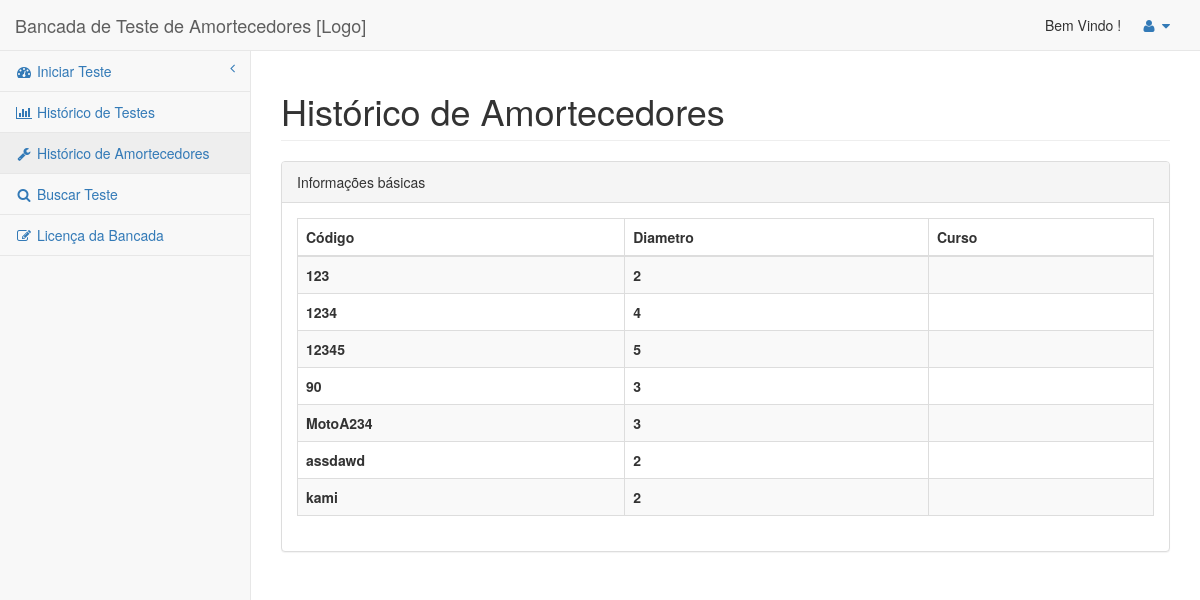
The page /amortecedorHistorico on the database as committed earlier.
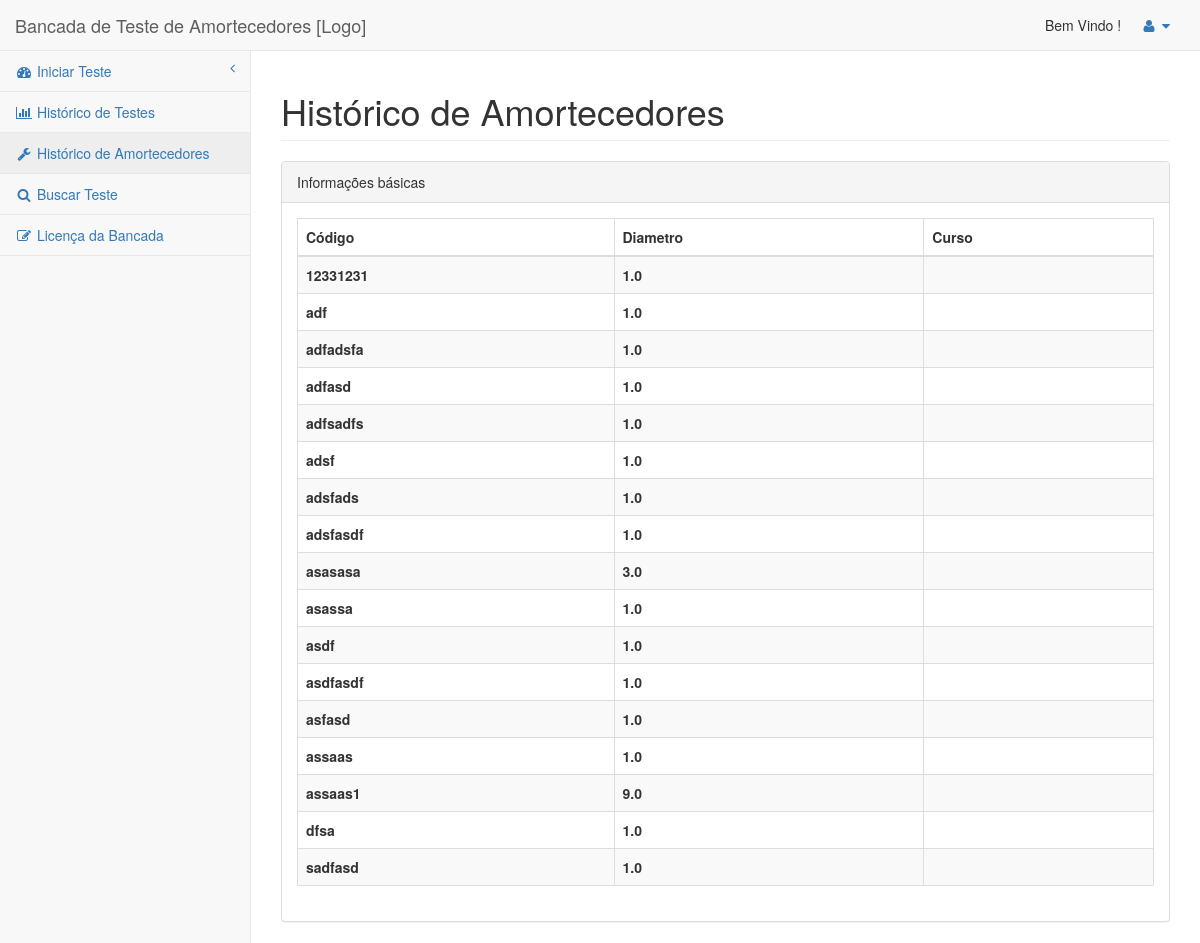
The same page on the database as committed later.
### app/models.py (models this page shows, shortened)
class Amortecedor (models.Model):
	amortecedor_codigo = models.CharField(max_length=45, primary_key=True, verbose_name='Código')
	amortecedor_diametro_externo = models.FloatField(verbose_name='Tamanho do Diâmetro Externo')

### app/views.py (the view)
# urls.py: url(r'^amortecedorHistorico', appviews.amortecedorHistorico, name='amortecedorHistorico'),
def amortecedorHistorico(request):
    page = 'app/historicoAmortecedor.html'
    lista_de_amortecedores = Amortecedor.objects.order_by('amortecedor_codigo')
    return render(request, page, {'lista_de_amortecedores': lista_de_amortecedores})

### app/templates/app/historicoAmortecedor.html (shortened to what this page needs)
{% extends "app/layout.html" %}
{% block content %}
<div class="row">
    <div class="col-lg-12">
        <h1 class="page-header">Histórico de Amortecedores</h1>
    </div>
</div>
<div class="row">
    <div class="col-lg-12">
        <div class="panel panel-default">
            <div class="panel-heading">
                Informações básicas
            </div>
            <div class="panel-body">
                <table class="table table-striped table-bordered table-hover" id="dataTables">
                    <thead>
                        <tr>
                            <th style="font-weight:bold">Código</th>
                            <th style="font-weight:bold">Diametro</th>
                            <th style="font-weight:bold">Curso</th>
                        </tr>
                    </thead>
                    <tbody>
                        {% for amortecedor in lista_de_amortecedores %}
                            <tr>
                                <th>{{amortecedor.amortecedor_codigo}}</th>
                                <th>{{amortecedor.amortecedor_diametro_externo}}</th>
                                <th>{{amortecedor.amortecedor_curso}}</th>
                            </tr>
                        {% endfor %}
                </table>
            </div>
        </div>
    </div>
</div>
<div class="row">
    <div class="col-lg-8">
    </div>
</div>
{% endblock %}

Rows that differ between the two databases and show on the page:
removed Amortecedor: amortecedor_codigo "123", amortecedor_diametro_externo "2"
removed Amortecedor: amortecedor_codigo "1234", amortecedor_diametro_externo "4"
removed Amortecedor: amortecedor_codigo "12345", amortecedor_diametro_externo "5"
removed Amortecedor: amortecedor_codigo "90", amortecedor_diametro_externo "3"
removed Amortecedor: amortecedor_codigo "MotoA234", amortecedor_diametro_externo "3"
removed Amortecedor: amortecedor_codigo "assdawd", amortecedor_diametro_externo "2"
removed Amortecedor: amortecedor_codigo "kami", amortecedor_diametro_externo "2"
added Amortecedor: amortecedor_codigo "12331231", amortecedor_diametro_externo "1.0"
added Amortecedor: amortecedor_codigo "adf", amortecedor_diametro_externo "1.0"
added Amortecedor: amortecedor_codigo "adfadsfa", amortecedor_diametro_externo "1.0"
added Amortecedor: amortecedor_codigo "adfasd", amortecedor_diametro_externo "1.0"
added Amortecedor: amortecedor_codigo "adfsadfs", amortecedor_diametro_externo "1.0"
added Amortecedor: amortecedor_codigo "adsf", amortecedor_diametro_externo "1.0"
added Amortecedor: amortecedor_codigo "adsfads", amortecedor_diametro_externo "1.0"
added Amortecedor: amortecedor_codigo "adsfasdf", amortecedor_diametro_externo "1.0"
added Amortecedor: amortecedor_codigo "asasasa", amortecedor_diametro_externo "3.0"
added Amortecedor: amortecedor_codigo "asassa", amortecedor_diametro_externo "1.0"
added Amortecedor: amortecedor_codigo "asdf", amortecedor_diametro_externo "1.0"
added Amortecedor: amortecedor_codigo "asdfasdf", amortecedor_diametro_externo "1.0"
added Amortecedor: amortecedor_codigo "asfasd", amortecedor_diametro_externo "1.0"
added Amortecedor: amortecedor_codigo "assaas", amortecedor_diametro_externo "1.0"
added Amortecedor: amortecedor_codigo "assaas1", amortecedor_diametro_externo "9.0"
added Amortecedor: amortecedor_codigo "dfsa", amortecedor_diametro_externo "1.0"
added Amortecedor: amortecedor_codigo "sadfasd", amortecedor_diametro_externo "1.0"
